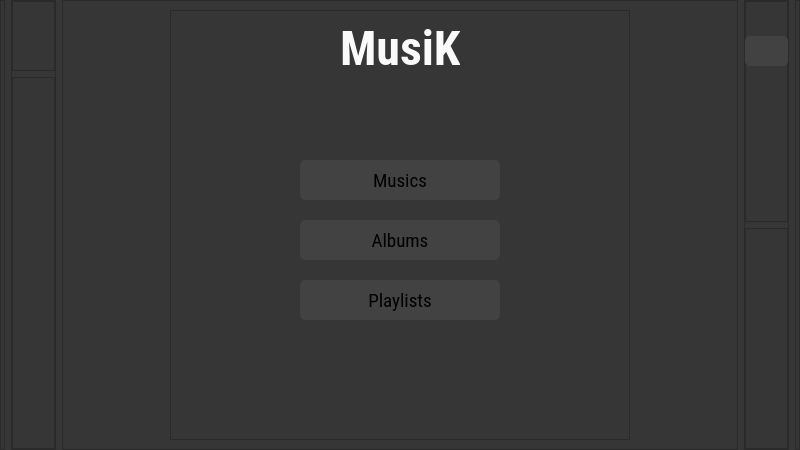
<?xml version="1.0" encoding="UTF-8"?>
<ui version="4.0">
 <class>Dialog</class>
 <widget class="QDialog" name="Dialog">
  <property name="geometry">
   <rect>
    <x>0</x>
    <y>0</y>
    <width>800</width>
    <height>450</height>
   </rect>
  </property>
  <property name="minimumSize">
   <size>
    <width>800</width>
    <height>450</height>
   </size>
  </property>
  <property name="windowTitle">
   <string>Musik</string>
  </property>
  <property name="styleSheet">
   <string notr="true">background-color: rgb(54, 54, 54);</string>
  </property>
  <layout class="QHBoxLayout" name="horizontalLayout">
   <property name="leftMargin">
    <number>0</number>
   </property>
   <property name="topMargin">
    <number>0</number>
   </property>
   <property name="rightMargin">
    <number>0</number>
   </property>
   <property name="bottomMargin">
    <number>0</number>
   </property>
   <item>
    <widget class="QFrame" name="frame">
     <property name="maximumSize">
      <size>
       <width>5</width>
       <height>16777215</height>
      </size>
     </property>
     <property name="frameShape">
      <enum>QFrame::StyledPanel</enum>
     </property>
     <property name="frameShadow">
      <enum>QFrame::Raised</enum>
     </property>
    </widget>
   </item>
   <item>
    <widget class="QFrame" name="frame_5">
     <property name="maximumSize">
      <size>
       <width>45</width>
       <height>16777215</height>
      </size>
     </property>
     <property name="frameShape">
      <enum>QFrame::StyledPanel</enum>
     </property>
     <property name="frameShadow">
      <enum>QFrame::Raised</enum>
     </property>
     <layout class="QVBoxLayout" name="verticalLayout">
      <property name="leftMargin">
       <number>0</number>
      </property>
      <property name="topMargin">
       <number>0</number>
      </property>
      <property name="rightMargin">
       <number>0</number>
      </property>
      <property name="bottomMargin">
       <number>0</number>
      </property>
      <item>
       <widget class="QFrame" name="frame_7">
        <property name="maximumSize">
         <size>
          <width>45</width>
          <height>70</height>
         </size>
        </property>
        <property name="frameShape">
         <enum>QFrame::StyledPanel</enum>
        </property>
        <property name="frameShadow">
         <enum>QFrame::Raised</enum>
        </property>
       </widget>
      </item>
      <item>
       <widget class="QFrame" name="frame_8">
        <property name="frameShape">
         <enum>QFrame::StyledPanel</enum>
        </property>
        <property name="frameShadow">
         <enum>QFrame::Raised</enum>
        </property>
       </widget>
      </item>
     </layout>
    </widget>
   </item>
   <item>
    <widget class="QFrame" name="frame_2">
     <property name="frameShape">
      <enum>QFrame::StyledPanel</enum>
     </property>
     <property name="frameShadow">
      <enum>QFrame::Raised</enum>
     </property>
     <layout class="QHBoxLayout" name="horizontalLayout_2">
      <item>
       <widget class="QFrame" name="frame_4">
        <property name="maximumSize">
         <size>
          <width>460</width>
          <height>460</height>
         </size>
        </property>
        <property name="styleSheet">
         <string notr="true">background-color: rgb(54, 54, 54);</string>
        </property>
        <property name="frameShape">
         <enum>QFrame::StyledPanel</enum>
        </property>
        <property name="frameShadow">
         <enum>QFrame::Raised</enum>
        </property>
        <widget class="QLabel" name="label_2">
         <property name="geometry">
          <rect>
           <x>170</x>
           <y>10</y>
           <width>120</width>
           <height>58</height>
          </rect>
         </property>
         <property name="font">
          <font>
           <family>Roboto Condensed</family>
           <pointsize>60</pointsize>
           <weight>75</weight>
           <bold>true</bold>
          </font>
         </property>
         <property name="text">
          <string>&lt;html&gt;&lt;head/&gt;&lt;body&gt;&lt;p&gt;&lt;span style=&quot; font-size:36pt; color:#fafafa;&quot;&gt;MusiK&lt;/span&gt;&lt;/p&gt;&lt;/body&gt;&lt;/html&gt;</string>
         </property>
        </widget>
        <widget class="QPushButton" name="musicas">
         <property name="geometry">
          <rect>
           <x>130</x>
           <y>150</y>
           <width>200</width>
           <height>40</height>
          </rect>
         </property>
         <property name="font">
          <font>
           <family>Roboto Condensed</family>
           <pointsize>14</pointsize>
          </font>
         </property>
         <property name="styleSheet">
          <string notr="true">QPushButton{
border-radius:5px;
background-color: rgb(66, 66, 66);
}
QPushButton:pressed{
background-color:rgb(33, 33, 33);
color:rgb(250, 250, 250);
}</string>
         </property>
         <property name="text">
          <string>Musics</string>
         </property>
        </widget>
        <widget class="QLabel" name="error2">
         <property name="geometry">
          <rect>
           <x>120</x>
           <y>350</y>
           <width>201</width>
           <height>16</height>
          </rect>
         </property>
         <property name="styleSheet">
          <string notr="true">color: rgb(213, 0, 0);</string>
         </property>
         <property name="text">
          <string/>
         </property>
        </widget>
        <widget class="QPushButton" name="albuns">
         <property name="geometry">
          <rect>
           <x>130</x>
           <y>210</y>
           <width>200</width>
           <height>40</height>
          </rect>
         </property>
         <property name="font">
          <font>
           <family>Roboto Condensed</family>
           <pointsize>14</pointsize>
          </font>
         </property>
         <property name="styleSheet">
          <string notr="true">QPushButton{
border-radius:5px;
background-color: rgb(66, 66, 66);
}
QPushButton:pressed{
background-color:rgb(33, 33, 33);
color:rgb(250, 250, 250);
}</string>
         </property>
         <property name="text">
          <string>Albums</string>
         </property>
        </widget>
        <widget class="QPushButton" name="playlists">
         <property name="geometry">
          <rect>
           <x>130</x>
           <y>270</y>
           <width>200</width>
           <height>40</height>
          </rect>
         </property>
         <property name="font">
          <font>
           <family>Roboto Condensed</family>
           <pointsize>14</pointsize>
          </font>
         </property>
         <property name="styleSheet">
          <string notr="true">QPushButton{
border-radius:5px;
background-color: rgb(66, 66, 66);
}
QPushButton:pressed{
background-color:rgb(33, 33, 33);
color:rgb(250, 250, 250);
}</string>
         </property>
         <property name="text">
          <string>Playlists</string>
         </property>
        </widget>
       </widget>
      </item>
     </layout>
    </widget>
   </item>
   <item>
    <widget class="QFrame" name="frame_6">
     <property name="maximumSize">
      <size>
       <width>45</width>
       <height>16777215</height>
      </size>
     </property>
     <property name="frameShape">
      <enum>QFrame::StyledPanel</enum>
     </property>
     <property name="frameShadow">
      <enum>QFrame::Raised</enum>
     </property>
     <layout class="QVBoxLayout" name="verticalLayout_2">
      <property name="leftMargin">
       <number>0</number>
      </property>
      <property name="topMargin">
       <number>0</number>
      </property>
      <property name="rightMargin">
       <number>0</number>
      </property>
      <property name="bottomMargin">
       <number>0</number>
      </property>
      <item>
       <widget class="QFrame" name="frame_9">
        <property name="frameShape">
         <enum>QFrame::StyledPanel</enum>
        </property>
        <property name="frameShadow">
         <enum>QFrame::Raised</enum>
        </property>
        <widget class="QPushButton" name="settings">
         <property name="geometry">
          <rect>
           <x>0</x>
           <y>35</y>
           <width>43</width>
           <height>30</height>
          </rect>
         </property>
         <property name="styleSheet">
          <string notr="true">background-image: url(&quot;:/newPrefix/back.png&quot;);
background-repeat: no-repeat;
background-position: center;
border-radius:5px;
background-color: rgb(66, 66, 66);</string>
         </property>
         <property name="text">
          <string/>
         </property>
        </widget>
       </widget>
      </item>
      <item>
       <widget class="QFrame" name="frame_10">
        <property name="frameShape">
         <enum>QFrame::StyledPanel</enum>
        </property>
        <property name="frameShadow">
         <enum>QFrame::Raised</enum>
        </property>
       </widget>
      </item>
     </layout>
    </widget>
   </item>
   <item>
    <widget class="QFrame" name="frame_3">
     <property name="maximumSize">
      <size>
       <width>5</width>
       <height>16777215</height>
      </size>
     </property>
     <property name="frameShape">
      <enum>QFrame::StyledPanel</enum>
     </property>
     <property name="frameShadow">
      <enum>QFrame::Raised</enum>
     </property>
    </widget>
   </item>
  </layout>
 </widget>
 <resources/>
 <connections/>
</ui>
